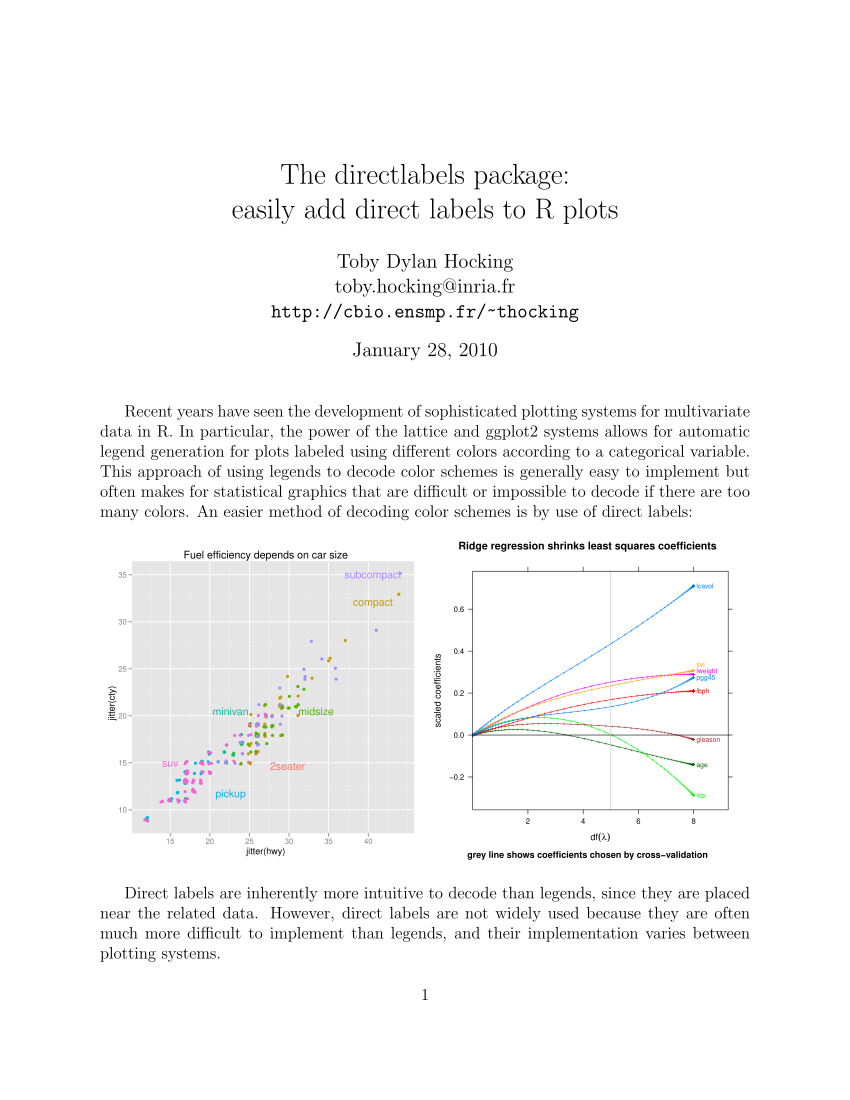

Reproduce this figure in R.
library(directlabels)
data(mpg,package="ggplot2")
scatter <- qplot(jitter(hwy),jitter(cty),data=mpg,colour=class,
                 main="Fuel efficiency depends on car size")
slab <- direct.label(scatter,list(extreme.grid,dl.move("suv",15,15)))

myridge <- function(f,data,lambda=c(exp(-seq(-15,15,l=200)),0)){
  require(MASS)
  fit <- lm.ridge(f,data,lambda=lambda)
  X <- data[-which(names(data)==as.character(f[[2]]))]
  Xs <- svd(scale(X)) ## my d's should come from the scaled matrix
  dsq <- Xs$d^2
  ## make the x axis degrees of freedom
  df <- sapply(lambda,function(l)sum(dsq/(dsq+l)))
  D <- data.frame(t(fit$coef),lambda,df) # scaled coefs
  molt <- melt(D,id=c("lambda","df"))
  ## add in the points for df=0
  limpts <- transform(subset(molt,lambda==0),lambda=Inf,df=0,value=0)
  rbind(limpts,molt)
}
data(prostate,package="ElemStatLearn")
pros <- subset(prostate,train==TRUE,select=-train)
m <- myridge(lpsa~.,pros)
p <- xyplot(value~df,m,groups=variable,type="o",pch="+",
            panel=function(...){
              panel.xyplot(...)
              panel.abline(h=0)
              panel.abline(v=5,col="grey")
            },
            main="Ridge regression shrinks least squares coefficients",
            ylab="scaled coefficients",
            sub="grey line shows coefficients chosen by cross-validation",
            xlab=expression(df(lambda)))
linelab <- direct.label(update(p,xlim=c(0,9.25)),list(last.smart,cex=0.75,dl.trans(x=x+0.1)))

pdf("figures.pdf",h=6,w=12)
dlcompare(list(slab,linelab),"legend",FALSE)
##dlcompare(list(update(p,auto.key=list(space="right"))),list("legend",last.smart))
dev.off()
##system("xpdf figures.pdf")
